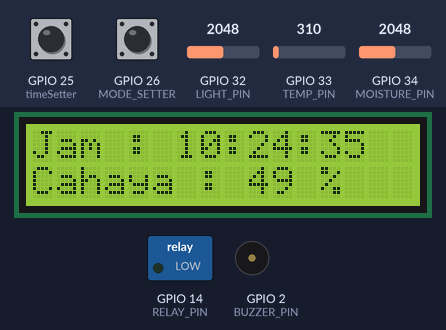
The sketch below on a simulated ESP32. Parts: 16×2 character LCD, switched loads named in the sketch (green lamp = pin HIGH), buzzer (waves = sounding, pin HIGH). The test bench sets the inputs (shaded band); at power-on: GPIO 26 (MODE_SETTER) HIGH, GPIO 34 (MOISTURE_PIN) = 2048, GPIO 33 (TEMP_PIN) = 310, GPIO 25 (timeSetter) HIGH, GPIO 32 (LIGHT_PIN) = 2048. WiFi joins after 1.5 s; servers stay silent unless stated; uploads are accepted with an empty reply; the local clock reads 2024-03-15 10:24:30 at power-on unless the sketch sets it; what the sketch prints to the serial monitor is not drawn.

Above: at 5.7 s.
5.8 s: GPIO 26 (MODE_SETTER) pulled LOW for 0.15 s
At 7.3 s:
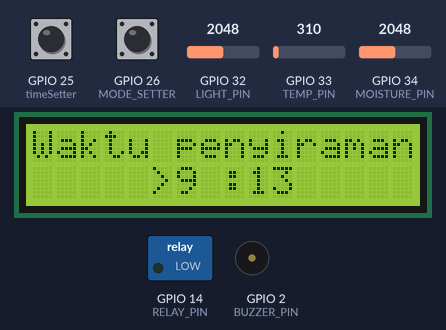
7.6 s: GPIO 26 (MODE_SETTER) pulled LOW for 1 s
At 9.2 s:
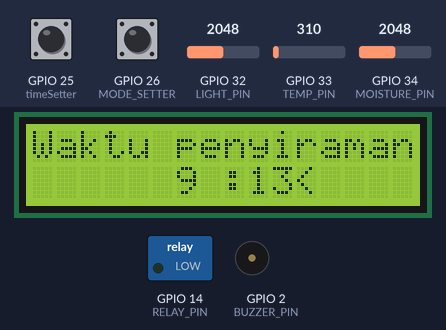
10.2 s: GPIO 26 (MODE_SETTER) pulled LOW for 0.15 s
At 11.8 s:
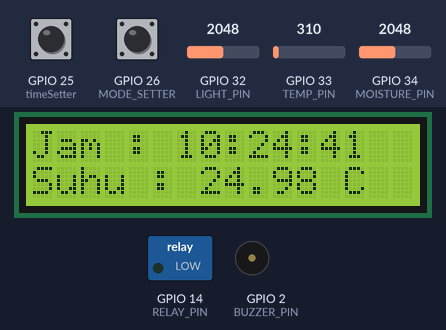
13.3 s: GPIO 34 (MOISTURE_PIN) set to 43
At 15.8 s:
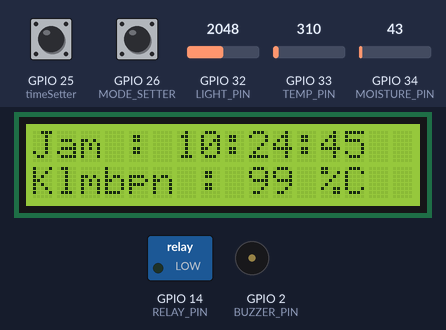
16.3 s: GPIO 34 (MOISTURE_PIN) set to 37
At 17.8 s:
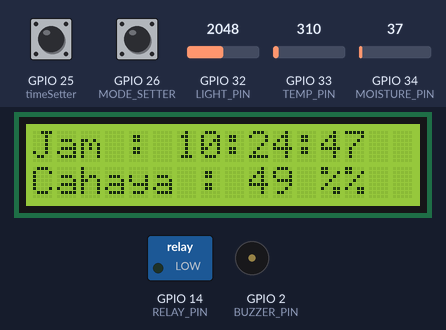
19.3 s: GPIO 33 (TEMP_PIN) set to 132
At 20.4 s:
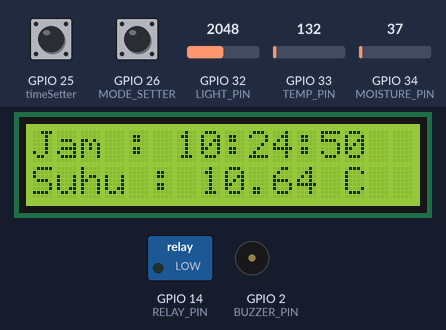
21.5 s: GPIO 33 (TEMP_PIN) set to 115
Timing chart, 0 to 24.5 s (numbered marks = the images above; inputs shaded):
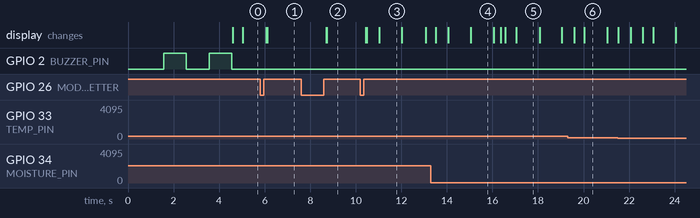

Measured:
- the behaviour switches between 41 and 40 on GPIO 34 (MOISTURE_PIN) (found by bisection; images 4 and 5)
- after the input at 5.8 s, the display: first differs from a run without the input after 0.31 s (image 1)
- after the input at 7.6 s, the display: first changes after 1.1 s (image 2 shows a later state)
- after the input at 10.2 s, the display: first changes after 0.24 s (image 3 shows a later state)
- after the input at 16.3 s, the display: first changes after 0.07 s (image 5 shows a later state)
- what the display in image 3 shows lasts 1.0 s, from 11.0 s to 12.0 s

The sketch:

IoT_fiks.ino
```cpp
#include <RTClib.h>
#include <LiquidCrystal_I2C.h>
#include <Wire.h>
#include <ezButton.h>
#include <WiFi.h>
#include <WiFiClientSecure.h>
#include <HTTPClient.h>

const char* ssid = "ROBOTIIK";
const char* password = "81895656";

// Endpoint API
const char* serverName = "https://wasiatd-kecmlivutq-et.a.run.app/addDataIOT";

// Timer for sending data every 30 seconds (30000 ms)
unsigned long lastTime = 0;
unsigned long timerDelay = 30000;

RTC_DS3231 rtc;

#define ADC_VREF_mV    3300.0 // in millivolt
#define ADC_RESOLUTION 4095.0 // ADC resolution for ESP32 (0-4095)
#define TEMP_PIN       33 // ESP32 pin GPIO33 connected to LM35

#define LIGHT_PIN      32 // ESP32 pin GPIO32 connected to light sensor
#define MOISTURE_PIN   34
#define RELAY_PIN      14
#define MODE_SETTER    26
#define BUZZER_PIN     2  // An indicator buzzer for connection status

ezButton timeSetter(25);

int lcdColumns = 16;
int lcdRows = 2;

LiquidCrystal_I2C lcd(0x27, lcdColumns, lcdRows);

DateTime relayActivationTime; // Store the last relay activation time

int pill = 1;
int input_sblm = HIGH;
int tepi_naik = HIGH;
unsigned long waktu_debouncing = 0;
unsigned long delay_debouncing = 40;
int input = LOW;
int kondisi_sblm = HIGH;

struct Time {
  int hour;
  int minute;
  int second;
};

Time alarmTime = {9, 13, 0};

unsigned long previousMillis = 0;
unsigned long interval = 3000; // interval untuk mengganti tampilan (ms)
int displayState = 0;

void setup() {
  Serial.begin(115200);
  timeSetter.setDebounceTime(20);
  Wire.begin(22, 23); // Setting wire (22 untuk SDA dan 23 untuk SCL)

  lcd.begin();

  rtc.begin();
  esp_sleep_enable_timer_wakeup(10 * 3600000000);

  pinMode(MOISTURE_PIN, INPUT);
  pinMode(RELAY_PIN, OUTPUT);
  pinMode(MODE_SETTER, INPUT_PULLUP);
  pinMode(LIGHT_PIN, INPUT);
  pinMode(TEMP_PIN, INPUT);

  // WiFi Connection
  Serial.println();
  Serial.println();
  Serial.print("Connecting to Wi-Fi");

  WiFi.begin(ssid, password);

  while (WiFi.status() != WL_CONNECTED) {
    delay(500);
    Serial.print(".");
  }

  Serial.println("");
  Serial.println("WiFi connected.");
  Serial.println("IP address: ");
  Serial.println(WiFi.localIP());

  // Flash the buzzer to indicate successful connection
  pinMode(BUZZER_PIN, OUTPUT);
  digitalWrite(BUZZER_PIN, HIGH);
  delay(1000);
  digitalWrite(BUZZER_PIN, LOW);
  delay(1000);
  digitalWrite(BUZZER_PIN, HIGH);
  delay(1000);
  digitalWrite(BUZZER_PIN, LOW);

  Serial.println("Timer set to 30 seconds (timerDelay variable), it will take 30 seconds before publishing the first reading.");
}

void loop() {
  timeSetter.loop();
  DateTime now = rtc.now();
  int kondisi = digitalRead(MODE_SETTER);

  if (kondisi != kondisi_sblm) {
    waktu_debouncing = millis();
  }

  if ((millis() - waktu_debouncing) > delay_debouncing) {
    if (kondisi != input) {
      input = kondisi;
    }
  }

  kondisi_sblm = kondisi;

  if (input == LOW && input_sblm == HIGH) {
    input_sblm = input;
  } else if (input == HIGH && input_sblm == LOW) {
    input_sblm = input;
    tepi_naik = LOW;
  }

  if (pill == 1) {
    mainDisplay();
    if (tepi_naik == LOW) {
      pill++;
      lcd.clear();
    }
  } else if (pill == 2) {
    hourSetter();
    if (tepi_naik == LOW) {
      pill++;
      lcd.clear();
    }
  } else if (pill == 3) {
    minuteSetter();
    if (tepi_naik == LOW) {
      pill = 1;
      lcd.clear();
    }
  }
  tepi_naik = HIGH;

  if (alarmTime.hour > 23) alarmTime.hour = 0;
  if (alarmTime.minute > 59) alarmTime.minute = 0;

  if (now.hour() == 19) {
    esp_light_sleep_start();
  }

  delay(10);

  // Send HTTP POST request every 30 seconds
  if ((millis() - lastTime) > timerDelay) {
    sendHTTP(now);
    lastTime = millis();
  }
}

void mainDisplay() {
  Serial.println("Mode idle deteksi kelembapan");
  int moistureValue = 100 - analogRead(MOISTURE_PIN) * 100 / 4095;
  int lightValue = analogRead(LIGHT_PIN);
  int tempValue = analogRead(TEMP_PIN);
  float milliVolt = tempValue * (ADC_VREF_mV / ADC_RESOLUTION);
  float tempC = milliVolt / 10;

  // Menampilkan RTC pada variable now
  DateTime now = rtc.now();

  // Display time in the first row
  displayTime(now);

  // Alternately display humidity, light, and temperature in the second row
  unsigned long currentMillis = millis();
  if (currentMillis - previousMillis >= interval) {
    previousMillis = currentMillis;
    displayState = (displayState + 1) % 3; // Cycle through 0, 1, 2
  }

  switch (displayState) {
    case 0:
      displayHumidity(moistureValue);
      break;
    case 1:
      displayLight(lightValue);
      break;
    case 2:
      displayTemperature(tempC);
      break;
  }

  if (now.hour() == alarmTime.hour) {
    if (now.minute() == alarmTime.minute) {
      if (now.second() == alarmTime.second) {
        digitalWrite(RELAY_PIN, HIGH);
        relayActivationTime = now; // Store activation time
        delay(7000);
        digitalWrite(RELAY_PIN, LOW);
        sendRelayActivationTime(now);
      }
    }
  }

  // Trigger relay if humidity is low
  if (moistureValue < 20) {
    digitalWrite(RELAY_PIN, HIGH);
    relayActivationTime = now; // Store activation time
    delay(7000);
    digitalWrite(RELAY_PIN, LOW);
    sendRelayActivationTime(now);
  }

  // Print the sensor values to the Serial Monitor
  Serial.print("Moisture: ");
  Serial.print(moistureValue);
  Serial.print("%, Light: ");
  Serial.print(lightValue);
  Serial.print(", Temperature: ");
  Serial.print(tempC);
  Serial.println("°C");

  delay(10);
}

void hourSetter() {
  Serial.println("Mode mengatur jam");
  lcd.setCursor(0, 0);
  lcd.print("Waktu penyiraman");
  lcd.setCursor(5, 1);
  lcd.print(">");
  lcd.print(alarmTime.hour);
  lcd.print(" :");
  lcd.print(alarmTime.minute);

  adjustTime("jam");
}

void minuteSetter() {
  Serial.println("Mode mengatur menit");
  lcd.setCursor(0, 0);
  lcd.print("Waktu penyiraman");
  lcd.setCursor(6, 1);
  lcd.print(alarmTime.hour);
  lcd.print(" :");
  lcd.print(alarmTime.minute);
  lcd.print("<");

  adjustTime("menit");
}

void displayTime(DateTime now) {
  lcd.setCursor(0, 0);
  lcd.print("Jam : ");
  lcd.print(now.hour());
  lcd.print(":");
  lcd.print(now.minute());
  lcd.print(":");
  lcd.print(now.second());
}

void displayHumidity(int sensorValue) {
  lcd.setCursor(0, 1);
  lcd.print("Klmbpn : ");
  lcd.print(sensorValue);
  lcd.print(" %");
}

void displayLight(int lightValue) {
  int lightPercentage = (1 - (lightValue / 4095.0)) * 100;
  lcd.setCursor(0, 1);
  lcd.print("Cahaya : ");
  lcd.print(lightPercentage);
  lcd.print(" %");
}

void displayTemperature(float tempC) {
  lcd.setCursor(0, 1);
  lcd.print("Suhu : ");
  lcd.print(tempC);
  lcd.print(" C");
}

void adjustTime(const char* timeType) {
  if (timeSetter.isPressed()) {
    Serial.println("The button 1 is pressed");
    lcd.clear();
    if (timeType == "jam") alarmTime.hour++;
    if (timeType == "menit") alarmTime.minute++;
  }
}

void sendHTTP(DateTime now) {
  if (WiFi.status() == WL_CONNECTED) {
    WiFiClientSecure client;
    HTTPClient http;

    client.setInsecure();

    String url = String(serverName) + "?user=YBHt5FSuumfICKgF6WiFCEHy8Lg1";
    http.begin(client, url);

    http.addHeader("Authorization", "Bearer <token>"); // Replace with actual token
    http.addHeader("Accept", "application/json");
    http.addHeader("Content-Type", "application/json");

    int moistureValue = 100 - analogRead(MOISTURE_PIN) * 100 / 4095;
    int lightValue = analogRead(LIGHT_PIN);
    float tempValue = analogRead(TEMP_PIN);
    float milliVolt = tempValue * (ADC_VREF_mV / ADC_RESOLUTION);
    float tempC = milliVolt / 10;
    int lightPercentage = (1 - (lightValue / 4095.0)) * 100;

    // Create timestamp string for the relay activation time
    String relayTimestamp = String(relayActivationTime.year()) + "-" +
                            String(relayActivationTime.month()) + "-" +
                            String(relayActivationTime.day()) + " " +
                            String(relayActivationTime.hour()) + ":" +
                            String(relayActivationTime.minute()) + ":" +
                            String(relayActivationTime.second());

    String jsonBody = "{\"email\":\"sukra@gmail.com\",\"id\":\"iot1\",\"suhu\":\"";
    jsonBody += tempC;
    jsonBody += "\",\"cahaya\":\"";
    jsonBody += lightPercentage;
    jsonBody += "\",\"kelembapan\":\"";
    jsonBody += moistureValue;
    jsonBody += "\",\"relay\":\"";
    jsonBody += relayTimestamp; // Send the timestamp
    jsonBody += "\"}";

    Serial.println("JSON Body: " + jsonBody);

    int httpResponseCode = http.POST(jsonBody);

    Serial.print("HTTP Response code: ");
    Serial.println(httpResponseCode);
    if (httpResponseCode > 0) {
      String response = http.getString();
      Serial.println("Response: " + response);
    } else {
      Serial.println("Error on sending POST: " + String(httpResponseCode));
    }

    http.end();
  } else {
    Serial.println("WiFi Disconnected");
  }
}

void sendRelayActivationTime(DateTime now) {
  if (WiFi.status() == WL_CONNECTED) {
    WiFiClientSecure client;
    HTTPClient http;

    client.setInsecure();

    String url = String(serverName) + "?user=YBHt5FSuumfICKgF6WiFCEHy8Lg1";
    http.begin(client, url);

    http.addHeader("Authorization", "Bearer <token>");
    http.addHeader("Accept", "application/json");
    http.addHeader("Content-Type", "application/json");

    String jsonBody = "{\"email\":\"sukra@gmail.com\",\"id\":\"iot1\",\"relay\":\"";
    jsonBody += now.year();
    jsonBody += "-";
    jsonBody += now.month();
    jsonBody += "-";
    jsonBody += now.day();
    jsonBody += " ";
    jsonBody += now.hour();
    jsonBody += ":";
    jsonBody += now.minute();
    jsonBody += ":";
    jsonBody += now.second();
    jsonBody += "\"}";

    Serial.println("JSON Body: " + jsonBody);

    int httpResponseCode = http.POST(jsonBody);

    Serial.print("HTTP Response code: ");
    Serial.println(httpResponseCode);
    if (httpResponseCode > 0) {
      String response = http.getString();
      Serial.println("Response: " + response);
    } else {
      Serial.println("Error on sending POST: " + String(httpResponseCode));
    }

    http.end();
  } else {
    Serial.println("WiFi Disconnected");
  }
}
```
